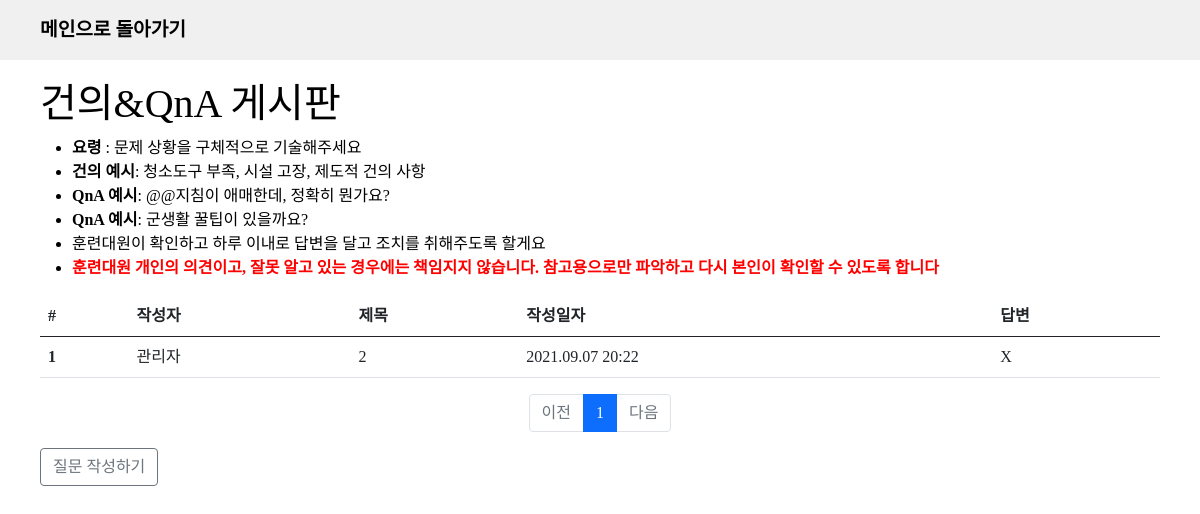
Screenshot of /detail/question with the database file from the repository.
### app/models.py (models this page shows, shortened)
class Question(db.Model):
    id = db.Column(db.Integer, primary_key=True)
    user_id = db.Column(
        db.Integer,
        db.ForeignKey("user.id", ondelete="CASCADE"),
        nullable=False,
    )
    user = db.relationship("User", backref=db.backref("question_set"))
    subject = db.Column(db.String(200), nullable=False)
    content = db.Column(db.Text(), nullable=False)
    create_date = db.Column(db.DateTime(), nullable=False)

class User(db.Model):
    id = db.Column(db.Integer, primary_key=True)
    pw = db.Column(db.String(200), nullable=False)
    name = db.Column(db.String(50), nullable=False)
    _class = db.Column(db.String(50), nullable=True)

### app/views/detail_views.py (the view)
@bp.route("/question")
def question_list():
    page = request.args.get("page", type=int, default=1)
    question_list = Question.query.order_by(Question.create_date.desc())
    question_list = question_list.paginate(page, per_page=10)
    return render_template(
        "question/question_list.html", question_list=question_list
    )

### app/filter.py (called while the page is built)
def datetime_form(value, fmt="%Y.%m.%d %H:%M"):
    return value.strftime(fmt)

### app/templates/question/question_list.html (shortened to what this page needs)
{% extends 'base.html' %}
{%block contents %}
<section class="inner">
  <h1>건의&QnA 게시판</h1>
  <ul>
    <li><span>요령</span> : 문제 상황을 구체적으로 기술해주세요</li>
    <li><span>건의 예시</span>: 청소도구 부족, 시설 고장, 제도적 건의 사항</li>
    <li><span>QnA 예시</span>: @@지침이 애매한데, 정확히 뭔가요?</li>
    <li><span>QnA 예시</span>: 군생활 꿀팁이 있을까요?</li>
    <li>훈련대원이 확인하고 하루 이내로 답변을 달고 조치를 취해주도록 할게요</li>
    <li><span style="color: red;">훈련대원 개인의 의견이고, 잘못 알고 있는 경우에는 책임지지 않습니다. 참고용으로만 파악하고 다시 본인이 확인할 수 있도록 합니다</span></li>
  </ul>
  <table class="table">
    <thead>
      <tr>
        <th scope="col">#</th>
        <th scope="col">작성자</th>
        <th scope="col">제목</th>
        <th scope="col">작성일자</th>
        <th scope='col'>답변</th>
      </tr>
    </thead>
    <tbody>
      {% if question_list %}
      {%for question in question_list.items %}
      <tr onclick="location.href='/detail/question_detail/{{question.id}}'">
        <th scope="row">{{loop.index}}</th>
        <td>{{question.user.name}}</td>
        <td>{{question.subject}}</td>
        <td>{{question.create_date|datetime}}</td>
        <td>{% if question.answer_set %}O {%else%}X{%endif%}</td>
      </tr>
      {%endfor%}
      {%else%}
      <tr>
        <td>질문이 없습니다</td>
      </tr>
      {%endif%}
    </tbody>
  </table>
  <ul class="pagination justify-content-center">
    {% if question_list.has_prev %}
    <li class="page-item">
      <a class="page-link" href="?page={{ question_list.prev_num }}">이전</a>
    </li>
    {% else %}
    <li class="page-item disabled">
      <a class="page-link" tabindex="-1" aria-disabled="true" href="#">이전</a>
    </li>
    {% endif %}
    {% for page_num in question_list.iter_pages() %}
    {% if page_num %}
    {% if page_num != question_list.page %}
    <li class="page-item">
      <a class="page-link" href="?page={{ page_num }}">{{ page_num }}</a>
    </li>
    {% else %}
    <li class="page-item active" aria-current="page">
      <a class="page-link" href="#">{{ page_num }}</a>
    </li>
    {% endif %}
    {% else %}
    <li class="disabled">
      <a class="page-link" href="#">...</a>
    </li>
    {% endif %}
    {% endfor %}
    {% if question_list.has_next %}
    <li class="page-item">
      <a class="page-link" href="?page={{ question_list.next_num }}">다음</a>
    </li>
    {% else %}
    <li class="page-item disabled">
      <a class="page-link" tabindex="-1" aria-disabled="true" href="#">다음</a>
    </li>
    {% endif %}
  </ul>
  <a class="btn btn-outline-secondary" href="{{url_for('detail.question_create') }}" role="button">질문 작성하기</a>
</section>
{% endblock %}

### app/static/css/style.css (style rules this page uses)
* { box-sizing:border-box; }
html { height: 100%; }
body { min-height: 100%; font-family: "Spoca Han Sans Neo", "sans-serif"; color:black; }
.inner { height: 100%; padding: 0 40px; margin: 0 auto; }
li > span { font-weight: bold; }
a { all:unset; }
section { width: 100%; position: relative; }
header + section h1, header + section h2 { margin-top: 80px; }

### rows the page displays
Question: user.name "관리자", subject "2", create_date "2021.09.07 20:22"

### other values shown
{{ page_num }} "1"
